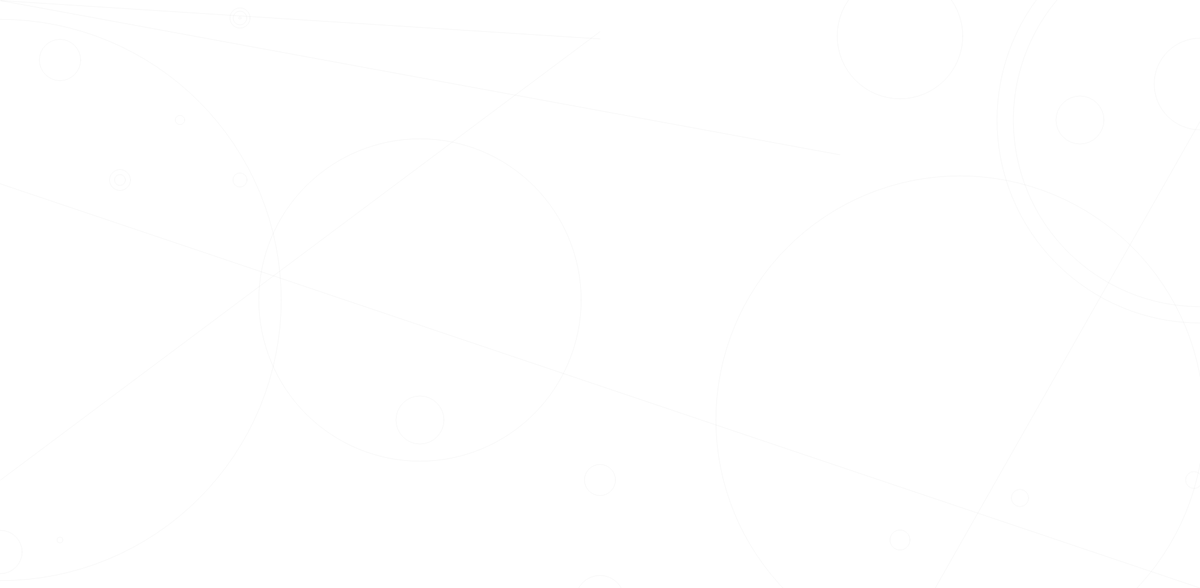
Frame 1 (no input)
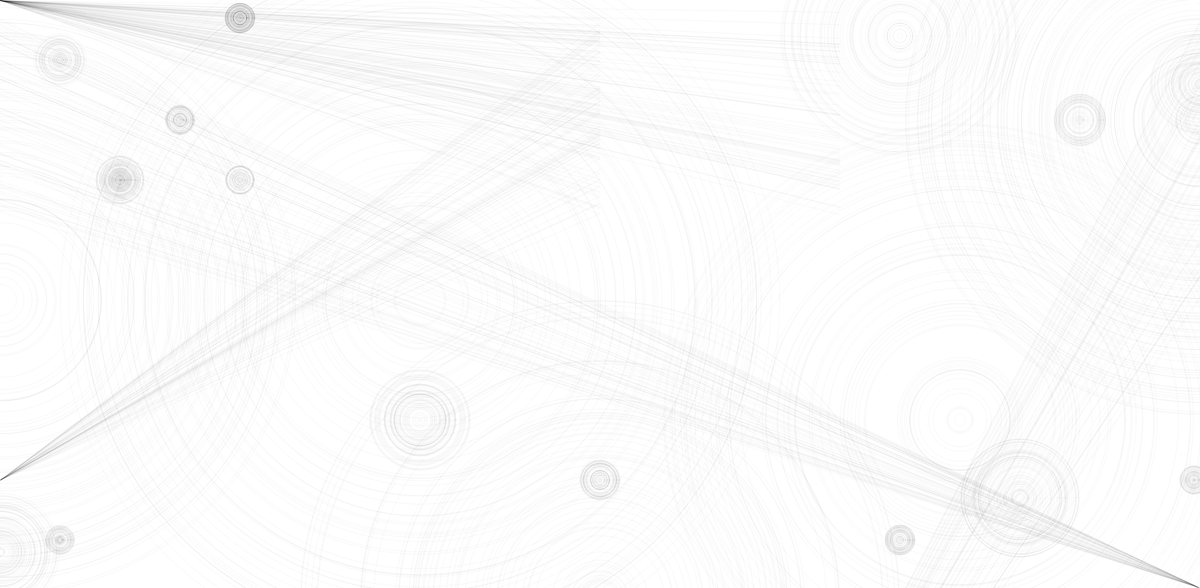
Frame 60 (no input)
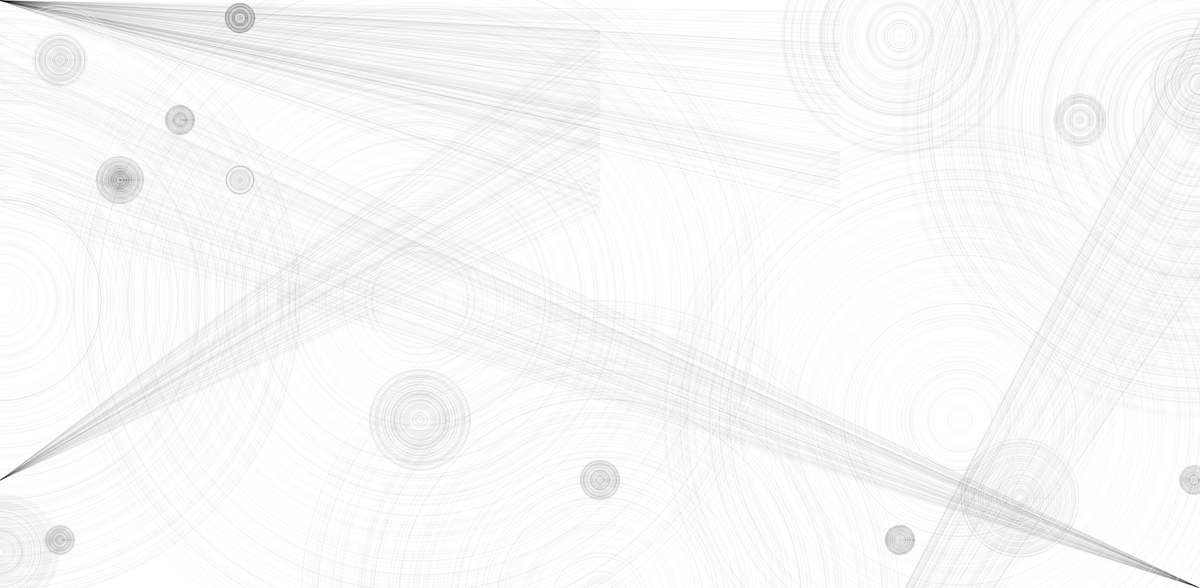
Frame 120 (the mouse pressed at the canvas centre since frame 60)

The p5.js sketch that drew these frames (run headless with seeded random() and noise() and a simulated clock; from frame 60 on, the mouse is pressed at the canvas centre):

// p5.js sketch
// ── sketch.js
function setup() {
    createCanvas(2000, 980);
  }
  
  function draw() {
    //background(220);
    noFill ();
       
    stroke(400, 80);
      strokeWeight(1);
    circle (200, 200, random (10, 150));
  circle (100, 100, random (10, 200));
circle (1800, 200, random (1, 90));
  
    circle (400, 30, random (1, 50));
    circle (2000, 700, random (1, 700));
      circle (400, 300, random (1, 50));
    circle (30, 300, random (1, 50));
  
     line (2000, 980, 1000, random (360, 30));
     circle (1600, 700, random (10, 1000));
        circle (2000, 140, random (1, 170));
      line (2000, 1,1400, random (360, 20));
    circle (1800, 300, random (1, 200));

     
    strokeWeight(1);
     stroke(30,10)
    circle (400, 30, random (1, 50));
    circle (200, 300, random (1, 80));
     circle (100, 100, random (1, 90));
     circle (2000, 200, random (1, 1000));
    line (1, 1, 1400, random (360, 20));
    line (1, 800, 1000, random (360, 30));
     line (2000, 980, 0, random (360, 30));
    circle (1, 500, random (50, 1000));
    circle (1, 920, random (10, 200));
    circle (1000, 1000, random (10, 1000));
    circle (700, 700, random (1, 170));
     circle (1000, 800, random (1, 70));
    circle (500, 1700, random (1, 50));
      circle (400, 300, random (1, 50));
    circle (1990, 800, random (1, 50));
    circle (100, 900, random (1, 50));
       circle (1600, 700, random (10, 1000));
        circle (2000, 140, random (1, 170));
    circle (400, 30, random (1, 50));
    circle (700, 500, random (10, 1200));
      circle (1700, 830, random (10, 200));
 circle (400, 30, random (1, 50));
    circle (200, 300, random (1, 50));
     circle (300, 200, random (1, 50));
     circle (2000, 200, random (1, 1000));
     circle (1500, 60, random (1, 400));
      circle (1500, 900, random (1, 50));
     line (980, 2000, 2000, random (500, 30));
    line (1, 1, 1000 , random (360, 20));
        circle (1800, 200, random (1, 90));
    
    strokeWeight(1);
     stroke(400,30)
     circle (2000, 140, random (1, 170));
    circle (1800, 800, random (10, 150));
  circle (1700, 830, random (10, 200));

    circle (1300, 300, random (1, 170));
  
  
  
  }
  
